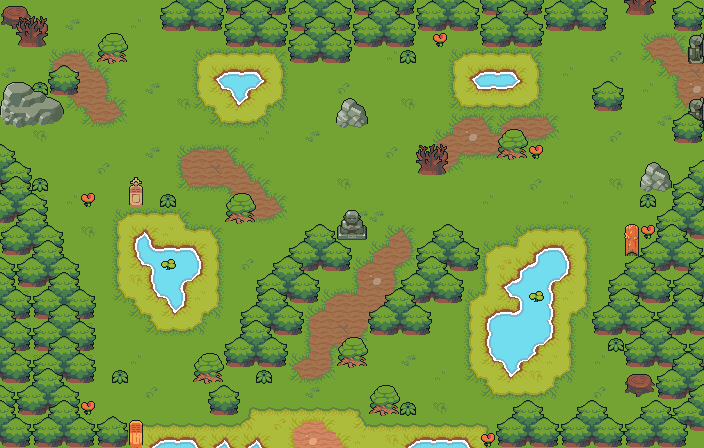

This is a level from a 2D game, rendered from its Tiled map with the project's own tilesets. A one-line summary and the map file follow, with tile-layer data summarised:
An orthogonal 44x28 tile map with 16x16 px tiles, 6 tile layers (ground, decoration, decoration 2, foreground, ...), 2 tilesets and 23 objects (2x Portal, Player).

<map version="1.10" tiledversion="1.11.0" orientation="orthogonal" renderorder="right-down" width="44" height="28" tilewidth="16" tileheight="16" infinite="0" nextlayerid="10" nextobjectid="44">
 <properties>
  <property name="music" value="FOREST" />
  <property name="trigger" value="forest_entrance" />
 </properties>
 <tileset firstgid="1" source="tileset.tsx" />
 <tileset firstgid="4097" source="objects.tsx" />
 <layer id="1" name="ground" width="44" height="28">
  <data>[1232 cells, 1230 non-empty, 51 distinct tile ids]</data>
 </layer>
 <layer id="2" name="decoration" width="44" height="28">
  <data>[1232 cells, 232 non-empty, 33 distinct tile ids]</data>
 </layer>
 <layer id="3" name="decoration 2" width="44" height="28">
  <data>[1232 cells, 2 non-empty, 2 distinct tile ids]</data>
 </layer>
 <objectgroup id="4" name="object">
  <object id="9" gid="4104" x="246.333" y="206.333" width="16" height="16">
   <properties>
    <property name="enemies" value="LARVA=2" />
   </properties>
  </object>
  <object id="12" name="Player" gid="4097" x="312" y="422" width="16" height="16" />
  <object id="20" gid="4107" x="368" y="448" width="48" height="48" />
  <object id="21" gid="4107" x="248" y="443" width="48" height="48" />
  <object id="23" gid="4107" x="131" y="313" width="48" height="48" />
  <object id="24" gid="4107" x="511" y="377" width="48" height="48" />
  <object id="25" gid="4107" x="238" y="105" width="48" height="48" />
  <object id="26" gid="4105" x="317.333" y="171" width="16" height="16">
   <properties>
    <property name="enemies" value="MUSHROOM=3" />
   </properties>
  </object>
  <object id="27" gid="4104" x="129.333" y="308.667" width="16" height="16">
   <properties>
    <property name="enemies" value="LARVA=1;BUTTERFLY=1" />
   </properties>
  </object>
  <object id="28" gid="4103" x="418" y="370" width="16" height="16">
   <properties>
    <property name="enemies" value="BUTTERFLY=3" />
   </properties>
  </object>
  <object id="29" gid="4103" x="97" y="116" width="16" height="16">
   <properties>
    <property name="enemies" value="BUTTERFLY=1;MUSHROOM=1;LARVA=1" />
   </properties>
  </object>
  <object id="30" gid="4104" x="625" y="123" width="16" height="16">
   <properties>
    <property name="enemies" value="LARVA=1;MUSHROOM=1" />
   </properties>
  </object>
  <object id="32" gid="4113" x="70" y="399" width="16" height="16" />
  <object id="35" gid="4124" x="477" y="211" width="16" height="16">
   <properties>
    <property name="enemies" value="SLIME=1" />
   </properties>
  </object>
  <object id="36" gid="4124" x="442" y="66" width="16" height="16">
   <properties>
    <property name="enemies" value="SLIME=3" />
   </properties>
  </object>
  <object id="37" gid="4123" x="502" y="267" width="16" height="16">
   <properties>
    <property name="enemies" value="AXOLOT=2" />
   </properties>
  </object>
  <object id="38" gid="4125" x="279" y="95" width="16" height="16">
   <properties>
    <property name="enemies" value="SPIDER=2" />
   </properties>
  </object>
  <object id="39" gid="4123" x="202" y="71" width="16" height="16">
   <properties>
    <property name="enemies" value="AXOLOT=1" />
   </properties>
  </object>
  <object id="41" gid="4133" x="26" y="301" width="9" height="11">
   <properties>
    <property name="triggerName" value="health_pot_forest1" />
   </properties>
  </object>
  <object id="42" gid="4133" x="664" y="283" width="9" height="11">
   <properties>
    <property name="triggerName" value="health_pot_forest2" />
   </properties>
  </object>
  <object id="43" gid="4134" x="668" y="414" width="9" height="11">
   <properties>
    <property name="triggerName" value="mana_pot_forest1" />
   </properties>
  </object>
 </objectgroup>
 <objectgroup id="7" name="trigger" />
 <objectgroup color="#ffaa00" id="6" name="portal">
  <object id="33" name="PATH_TO_FOREST" type="Portal" x="293" y="432" width="53" height="16">
   <properties>
    <property name="isSensor" type="bool" value="true" />
    <property name="targetPortalId" type="int" value="20" />
   </properties>
  </object>
  <object id="34" name="FOREST_MASAMUNE" type="Portal" x="690" y="62" width="18" height="50">
   <properties>
    <property name="isSensor" type="bool" value="true" />
    <property name="targetPortalId" type="int" value="33" />
   </properties>
  </object>
 </objectgroup>
 <layer id="5" name="foreground" width="44" height="28">
  <data>[1232 cells, 322 non-empty, 27 distinct tile ids]</data>
 </layer>
 <layer id="8" name="foreground2" width="44" height="28">
  <data>[1232 cells, 0 non-empty, 0 distinct tile ids]</data>
 </layer>
 <layer id="9" name="foreground3" width="44" height="28">
  <data>[1232 cells, 0 non-empty, 0 distinct tile ids]</data>
 </layer>
</map>
